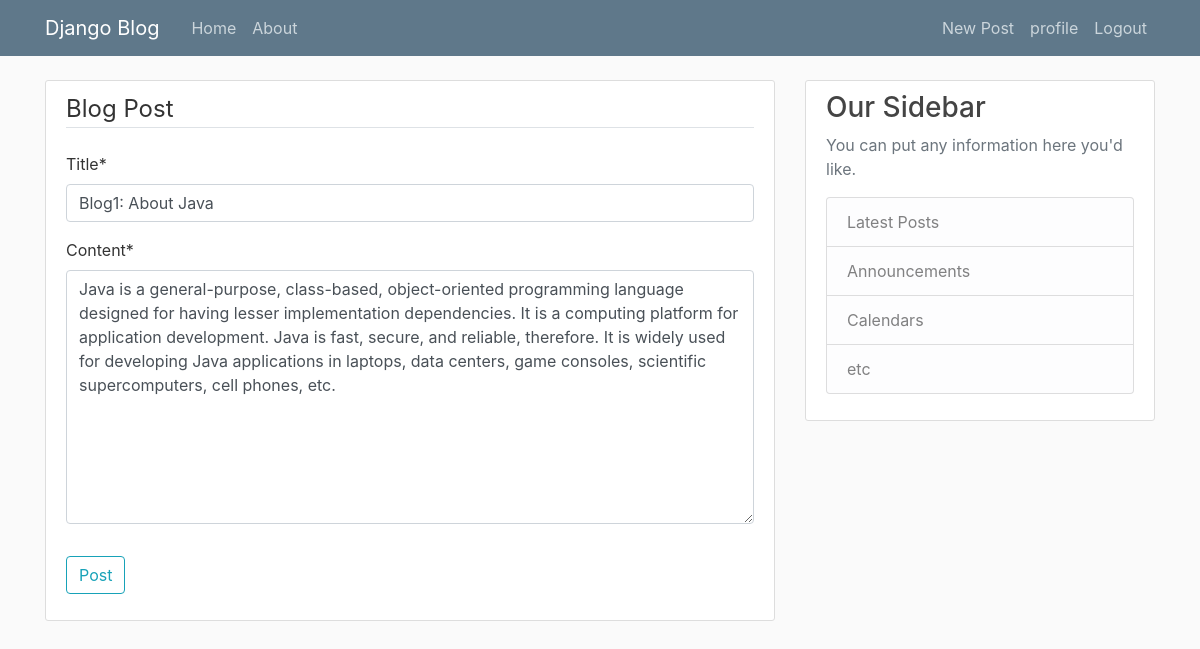
The app's page /post/1/update/ (signed in) with its own data.
### blog/models.py (models this page shows, shortened)
class Post(models.Model):
    title = models.CharField(max_length=100)
    content = models.TextField()
    date_posted = models.DateTimeField(default=timezone.now)
    author = models.ForeignKey(User, on_delete=models.CASCADE)

### blog/views.py (the view, shortened to what this page needs)
# urls.py: path('post/<int:pk>/update/', PostUpdateView.as_view(), name='post-update'),
class PostUpdateView(LoginRequiredMixin, UserPassesTestMixin, UpdateView):
    model = Post
    fields = ['title', 'content']
    def test_func(self):
        post = self.get_object()
        if self.request.user == post.author:
            return True
        return False

### blog/templates/blog/post_form.html (shortened to what this page needs)
{% extends "blog/base.html" %}
{% load crispy_forms_tags %}
{% block content %}
    <div class="content-section">
        <form method="POST" action="">
            <fieldset class="form-group">
                <legend class="border-bottom mb-4">Blog Post</legend>
                {{ form|crispy }}
            </fieldset>
            <div class="form-group">
                <button class="btn btn-outline-info" type="submit">Post</button>
            </div>
        </form>
    </div>
{% endblock content %}

### blog/static/blog/main.css (style rules this page uses)
body { background: #fafafa; color: #333333; margin-top: 5rem; }
.content-section { background: #ffffff; padding: 10px 20px; border: 1px solid #dddddd; border-radius: 3px; margin-bottom: 20px; }

### records on screen
Post: title "Blog1: About Java", content "Java is a general-purpose, class-based, object-oriented programming language designed for having lesser implementation dependencies. It is a computing platform for application development. Java is fast, secure, and reliable, therefore. It is widely used for developing Java applications in laptops, data centers, game consoles, scientific supercomputers, cell phones, etc."
